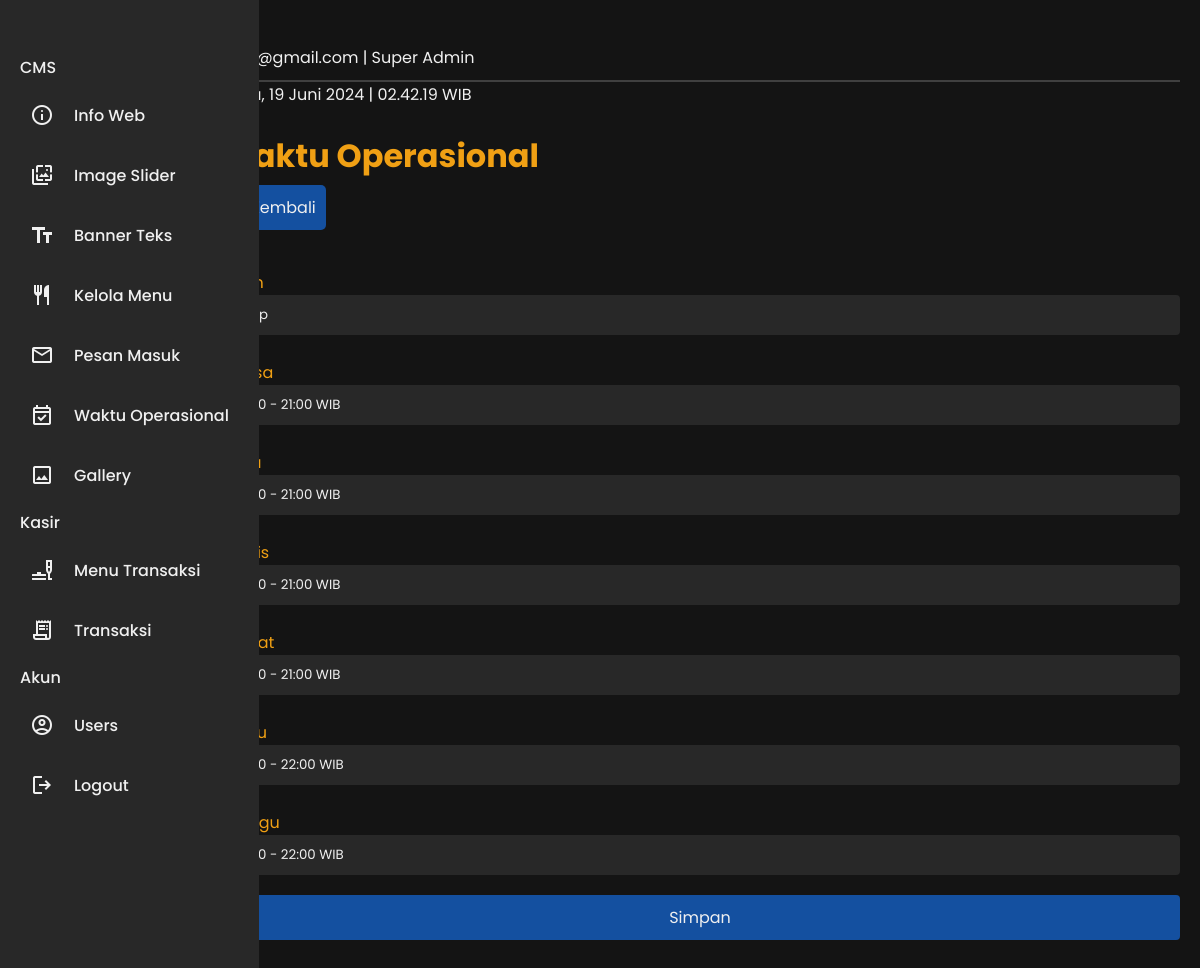
Screenshot of /admin/page.php?page=waktu-operasional (signed in) with the database file from the repository.
### tables this page shows
CREATE TABLE `waktu_operasional` (
  `id` int(11) NOT NULL,
  `senin` varchar(50) DEFAULT NULL,
  `selasa` varchar(50) DEFAULT NULL,
  `rabu` varchar(50) DEFAULT NULL,
  `kamis` varchar(50) DEFAULT NULL,
  `jumat` varchar(50) DEFAULT NULL,
  `sabtu` varchar(50) DEFAULT NULL,
  `minggu` varchar(50) DEFAULT NULL
);

### admin/page/cms/waktu-operasional.php (the view, shortened to what this page needs)
<?php
$id = 1;
$sql = "SELECT * FROM waktu_operasional WHERE id = $id";
$result = $koneksi->query($sql);
if ($result->num_rows > 0) {
    $row = $result->fetch_assoc();
    $senin = $row['senin'];
    $selasa = $row['selasa'];
    $rabu = $row['rabu'];
    $kamis = $row['kamis'];
    $jumat = $row['jumat'];
    $sabtu = $row['sabtu'];
    $minggu = $row['minggu'];
} else {
    echo "No records found";
    $senin = $selasa = $rabu = $kamis = $jumat = $sabtu = $minggu = "";
}
include 'page/template/sidebar.php';
?>
<body>
    <main class="content">
        <?php include 'page/template/header.php'; ?>
        <div>
            <h1 class="judul">Waktu Operasional</h1>
            <button onclick="window.history.back()"><i class='bx bx-arrow-back'></i> Kembali</button>
            <br>
            <br>
            <form method="post" action="action.php?action=waktu-operasional" enctype="multipart/form-data" class="news-form" autocomplete="off">
                <label for="senin">Senin</label>
                <input type="text" name="senin" id="senin" class="form-input" value="<?php echo $senin; ?>">
                <label for="selasa">Selasa</label>
                <input type="text" name="selasa" id="selasa" class="form-input" value="<?php echo $selasa; ?>">
                <label for="rabu">Rabu</label>
                <input type="text" name="rabu" id="rabu" class="form-input" value="<?php echo $rabu; ?>">
                <label for="kamis">Kamis</label>
                <input type="text" name="kamis" id="kamis" class="form-input" value="<?php echo $kamis; ?>">
                <label for="jumat">Jum'at</label>
                <input type="text" name="jumat" id="jumat" class="form-input" value="<?php echo $jumat; ?>">
                <label for="sabtu">Sabtu</label>
                <input type="text" name="sabtu" id="sabtu" class="form-input" value="<?php echo $sabtu; ?>">
                <label for="minggu">Minggu</label>
                <input type="text" name="minggu" id="minggu" class="form-input" value="<?php echo $minggu; ?>">
                <button type="submit" name="submit" class="form-button">Simpan</button>
            </form>
        </div>
    </main>
</body>

### admin/assets/css/style.css (style rules this page uses)
button { font-size: 1rem; border: none; color: var(--white); border-radius: 5px; padding: 10px; margin: 0 auto; margin-top: 5px; margin-bottom: 5px; cursor: pointer; }
.news-form { display: flex; flex-direction: column; }
.form-input, .form-textarea, .form-select, .form-file, .form-button { background-color: var(--black2); color: var(--white); margin-bottom: 15px; padding: 10px; border: none; border-radius: 4px; width: 100%; box-sizing: border-box; }
.form-button { background-color: var(--blue_dark); color: var(--white); border: none; cursor: pointer; transition: background-color 0.3s; }
button { color: var(--white); }

### admin/assets/css/style_sidebar.css (style rules this page uses)
* { margin: 0; padding: 0; box-sizing: border-box; font-family: 'L', sans-serif; }
:root { --blue_dark: #1450A0; --blue_light: #2878F0; --gold: #F0A014; --white: #F0F0F0; --black: #141414; --black2: #282828; --red: #C80000; --body-color: #141414; --sidebar-color: #282828; --sidebar-color2: #F0A014; --primary-color: #1450A0; --primary-color-light: #2878F0; --toggle-color: #2878F0; --text-color: #F0F0F0; --tran-03: all 0.2s ease; --tran-03: all 0.3s ease; --tran-04: all 0.3s ease; --tran-05: all 0.3s ease; }
body { min-height: 100vh; background-color: var(--body-color); transition: var(--tran-05); }

### admin/page/template/sidebar.php (style rules this page uses)
:root { --background-color: #141414; --sidebar-background: #282828; --sidebar-hover-background: #F0F0F0; --text-color: #F0F0F0; --text-hover-color: #123123; --separator-color: #2878F0; --user-profile-border: #F0F0F0; --user-detail-background: #F0F0F0; --gold: #F0A014; --blue_dark: #1450A0; --blue_light: #2878F0; }
* { margin: 0; padding: 0; box-sizing: border-box; font-family: "Poppins", sans-serif; }
body { min-height: 100vh; background: var(--background-color); display: flex; margin: 0; padding: 0; color: var(--text-color) }
.content { margin-left: 85px; padding: 20px; transition: margin-left 0.4s ease; width: 100vw; }
.judul { color: var(--gold); }
button { background-color: var(--blue_dark); }
label { margin-top: 10px; color: var(--gold); }

### rows the page displays
waktu_operasional: senin "Tutup", selasa "09:00 - 21:00 WIB", rabu "09:00 - 21:00 WIB", kamis "09:00 - 21:00 WIB", jumat "09:00 - 21:00 WIB", sabtu "09:00 - 22:00 WIB", minggu "09:00 - 22:00 WIB"

### other values shown
$_SESSION['email'] "apip@gmail.com"
$_SESSION['role'] "Super Admin"
